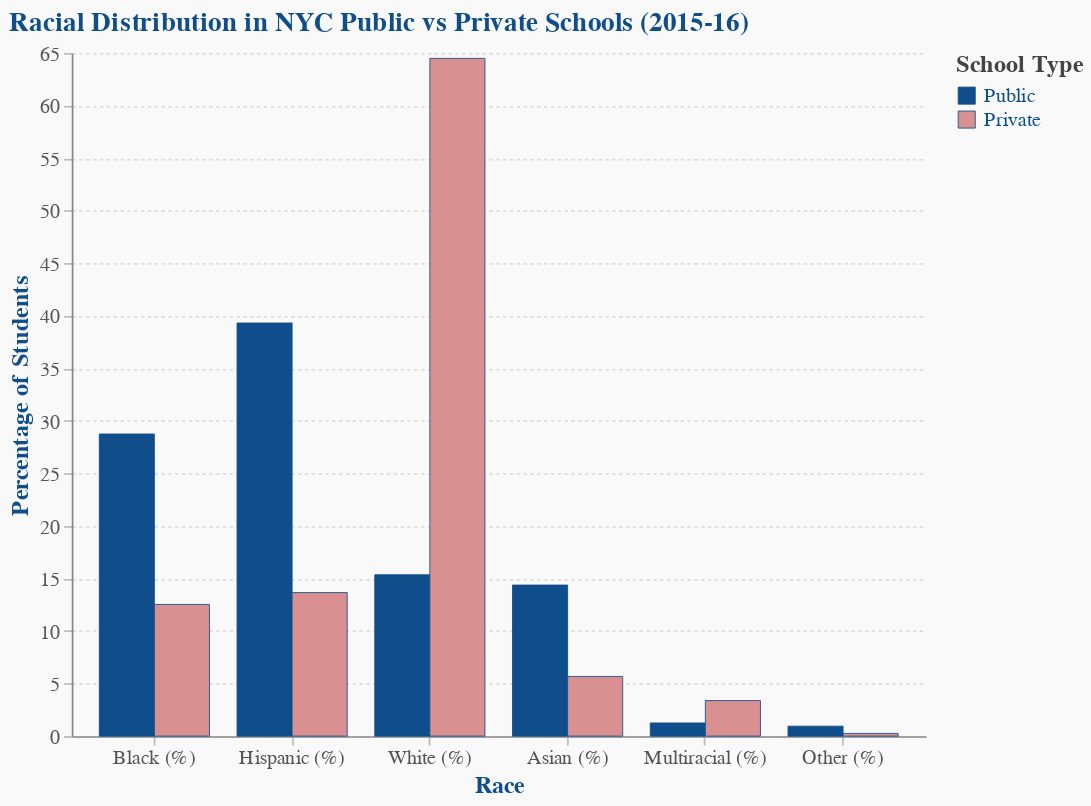

This figure's notebook cell:
### Code cell
import altair as alt

color_scale = alt.Scale(
    domain=["Public","Private"],
    range=["#104E8B","#d89090"]
)

alt.Chart(race_distribution_melted).mark_bar().encode(
    x=alt.X("Race:N", title="Race", sort=["White", "Black", "Hispanic", "Asian", "Multiracial", "Other"],axis=alt.Axis(labelAngle=0)),
    xOffset="School Type:N", 
    y=alt.Y("Percentage:Q", title="Percentage of Students"),
    color=alt.Color("School Type:N", scale=color_scale, legend=alt.Legend(title="School Type")),
    tooltip=["School Type", "Race", alt.Tooltip("Percentage:Q", format=".1f")]
).properties(
    title="Racial Distribution in NYC Public vs Private Schools (2015-16)",
    width=500,
    height=400
).configure_axis(
    labelFontSize=12,
    titleFontSize=14
).configure_title(
    fontSize=16,
    anchor="start"
)

### Figure 1 — Vega-Lite specification as saved in the notebook (floating-point values rounded to 4 significant figures)
{"config": {"view": {"stroke": "transparent"}, "background": "#f9f9f9", "title": {"fontSize": 16, "anchor": "start", "color": "#104e8b"}, "axis": {"labelFontSize": 12, "titleFontSize": 14, "titleColor": "#104e8b", "labelColor": "#555", "gridColor": "#ddd", "gridDash": [2, 2], "tickColor": "#bbb"}, "legend": {"labelFontSize": 12, "titleFontSize": 14, "labelColor": "#104e8b", "titleColor": "#444"}, "mark": {"color": "#104e8b", "tooltip": true}, "bar": {"fill": "#376b9e", "stroke": "#104e8b", "strokeWidth": 0.5}, "line": {"stroke": "#b22222", "strokeWidth": 2}, "point": {"filled": true, "fill": "#b22222", "stroke": "#d09090", "size": 50}, "area": {"fill": "#e5b5b5", "opacity": 0.5}}, "data": {"name": "data-ba4cd5e519cd2995045509663db659cb"}, "mark": {"type": "bar"}, "encoding": {"color": {"field": "School Type", "legend": {"title": "School Type"}, "scale": {"domain": ["Public", "Private"], "range": ["#104E8B", "#d89090"]}, "type": "nominal"}, "tooltip": [{"field": "School Type", "type": "nominal"}, {"field": "Race", "type": "nominal"}, {"field": "Percentage", "format": ".1f", "type": "quantitative"}], "x": {"axis": {"labelAngle": 0}, "field": "Race", "sort": ["White", "Black", "Hispanic", "Asian", "Multiracial", "Other"], "title": "Race", "type": "nominal"}, "xOffset": {"field": "School Type", "type": "nominal"}, "y": {"field": "Percentage", "title": "Percentage of Students", "type": "quantitative"}}, "height": 400, "title": "Racial Distribution in NYC Public vs Private Schools (2015-16)", "width": 500, "$schema": "https://vega.github.io/schema/vega-lite/v5.16.3.json", "datasets": {"data-ba4cd5e519cd2995045509663db659cb": [{"School Type": "Public", "Race": "Black (%)", "Percentage": 28.75}, {"School Type": "Private", "Race": "Black (%)", "Percentage": 12.53}, {"School Type": "Public", "Race": "Hispanic (%)", "Percentage": 39.31}, {"School Type": "Private", "Race": "Hispanic (%)", "Percentage": 13.66}, {"School Type": "Public", "Race": "White (%)", "Percentage": 15.36}, {"School Type": "Private", "Race": "White (%)", "Percentage": 64.48}, {"School Type": "Public", "Race": "Asian (%)", "Percentage": 14.38}, {"School Type": "Private", "Race": "Asian (%)", "Percentage": 5.68}, {"School Type": "Public", "Race": "Multiracial (%)", "Percentage": 1.257}, {"School Type": "Private", "Race": "Multiracial (%)", "Percentage": 3.384}, {"School Type": "Public", "Race": "Other (%)", "Percentage": 0.9498}, {"School Type": "Private", "Race": "Other (%)", "Percentage": 0.2605}]}}
